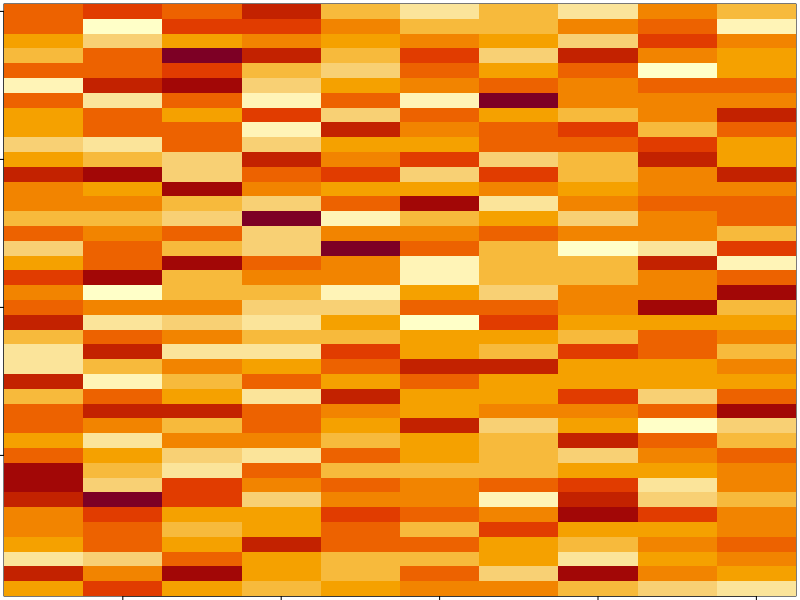
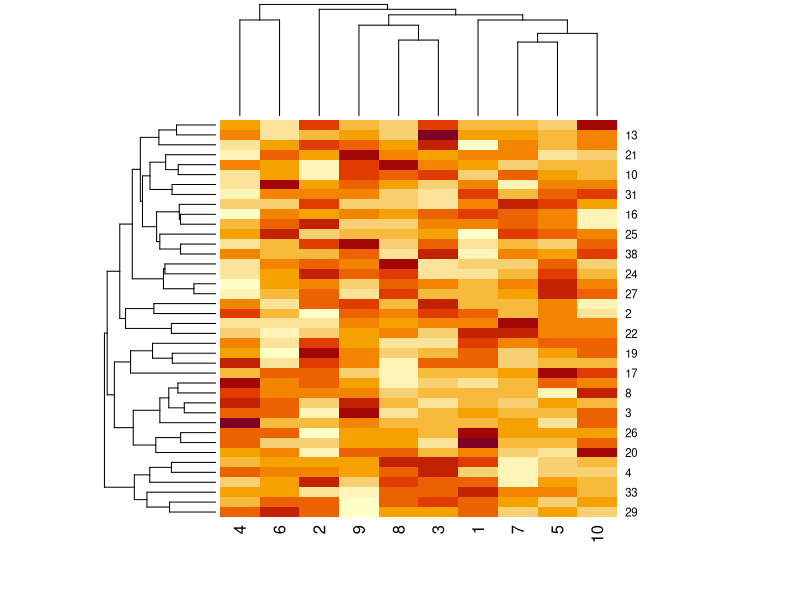
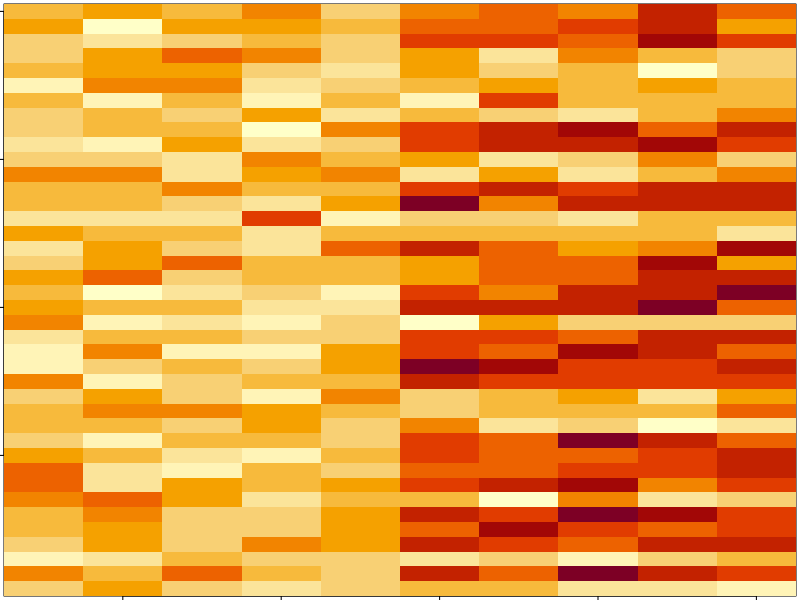
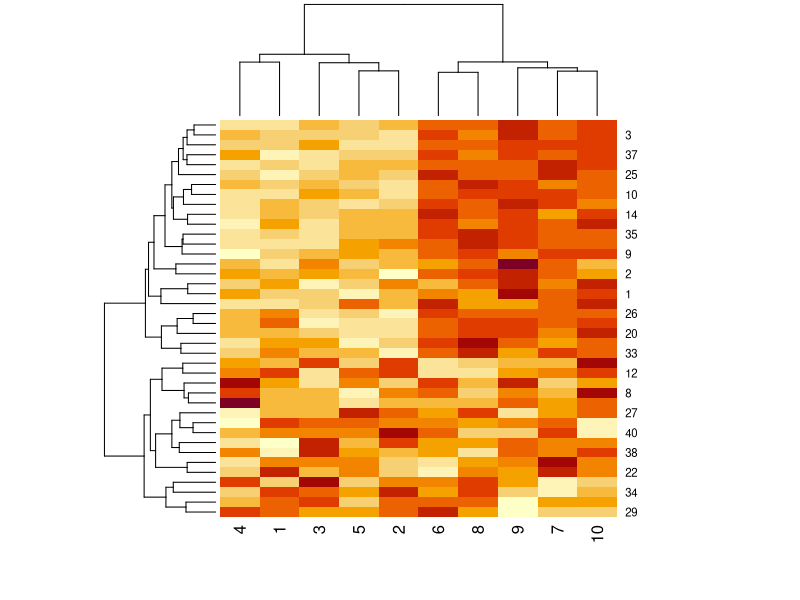
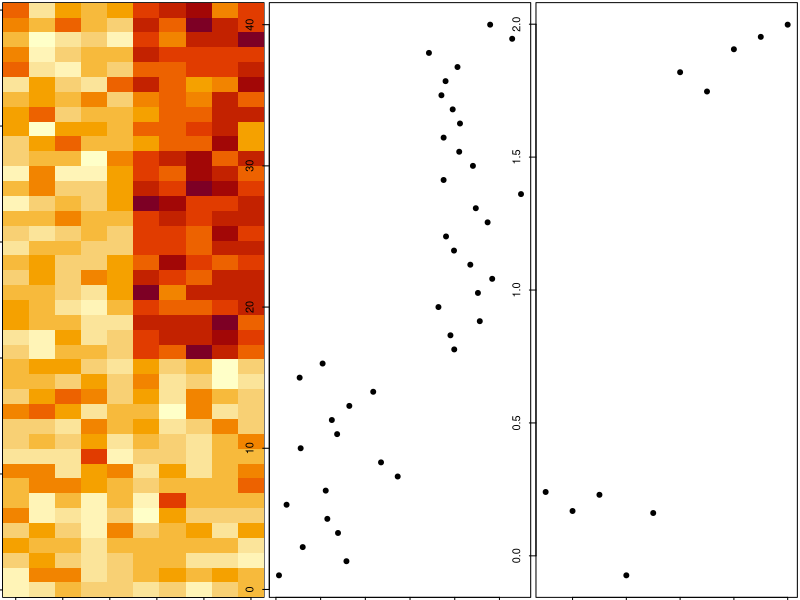
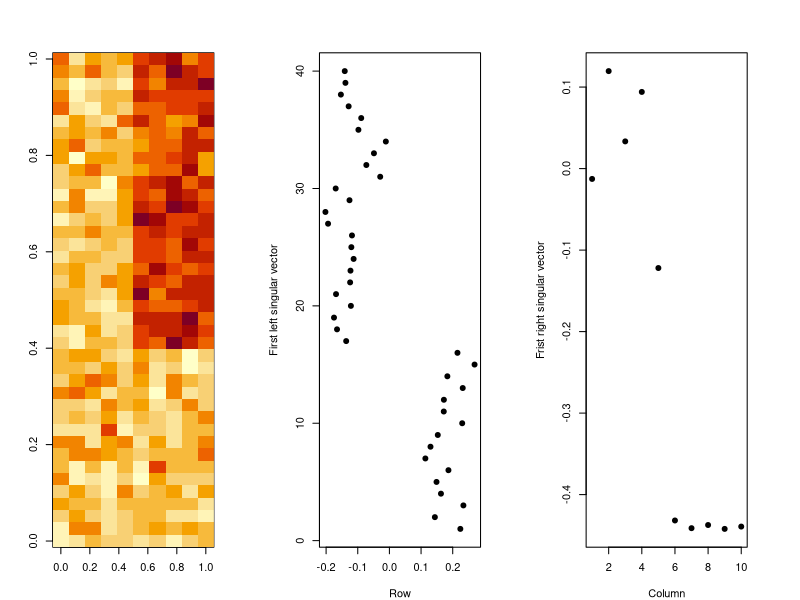
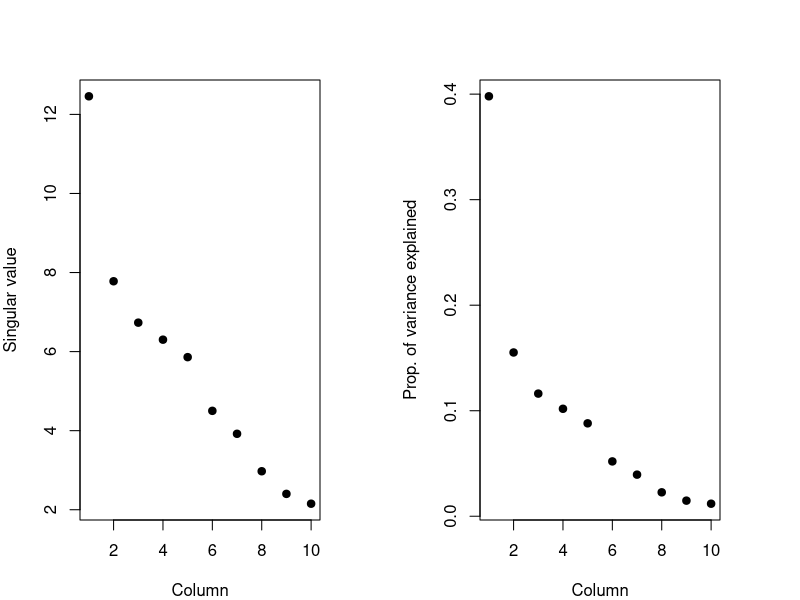
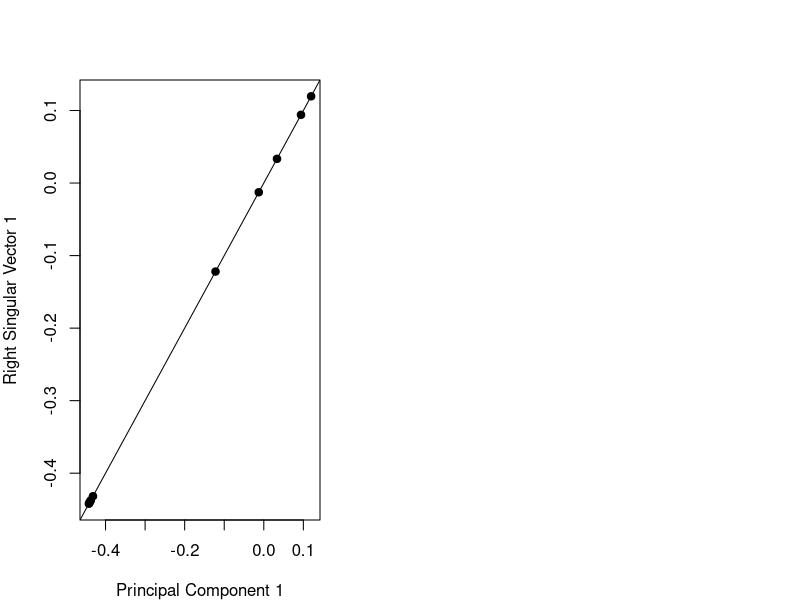

These figures' R source, in order:
## ---- chunk 1
set.seed(12345)
par(mar = rep(0.2, 4))
dataMatrix <- matrix(rnorm(400), nrow=40)
image(1:10, 1:40, t(dataMatrix)[, nrow(dataMatrix):1])
heatmap(dataMatrix)
## ---- chunk 2
set.seed(678910)
for (i in 1:40) {
    # flip a coin
    coinFlip <- rbinom(1, size = 1, prob = 0.5)
    # if coin is heads add a common pattern to that row
    if (coinFlip) {
        dataMatrix[i, ] <- dataMatrix[i, ] + rep(c(0, 3), each = 5)    
    }
}

image(1:10, 1:40, t(dataMatrix)[, nrow(dataMatrix):1])
heatmap(dataMatrix)
## ---- chunk 3
hh <- hclust(dist(dataMatrix))
dataMatrixOrdered <- dataMatrix[hh$order, ]
par(mfrow=c(1, 3))
image(t(dataMatrixOrdered)[, nrow(dataMatrixOrdered):1])
plot(rowMeans(dataMatrixOrdered), 40:1, xlab="Row mean", ylab="Row", pch=19)
plot(colMeans(dataMatrixOrdered), xlab="Column", ylab="Column Mean", pch=19)
## ---- chunk 4
svd1 <- svd(scale(dataMatrixOrdered))
par(mrfrow=c(1, 3), mar=rep(4, 4))
image(t(dataMatrixOrdered)[, nrow(dataMatrixOrdered):1])
plot(svd1$u[, 1], 40:1, xlab="Row", ylab="First left singular vector", pch=19)
plot(svd1$v[, 1], xlab="Column", ylab="Frist right singular vector", pch=19)
## ---- chunk 5
par(mfrow=c(1, 2))
plot(svd1$d, xlab="Column", ylab="Singular value", pch=19)
plot(svd1$d^2/sum(svd1$d^2), xlab="Column", ylab="Prop. of variance explained", pch=19)
## ---- chunk 6
svd1 <- svd(scale(dataMatrixOrdered))
pca1 <- prcomp(dataMatrixOrdered, scale=TRUE)
plot(pca1$rotation[, 1], svd1$v[, 1], pch=19, xlab="Principal Component 1", ylab="Right Singular Vector 1")
abline(c(0, 1))
## ---- chunk 7
constantMatrix <- dataMatrixOrdered*0
for (i in 1:dim(dataMatrixOrdered)[1]) {
    constantMatrix[i, ] = rep(c(0, 1), each=5)
}
svd1 <- svd(constantMatrix)
par(mfrow = c(1, 3))
image(t(constantMatrix)[, nrow(constantMatrix):1])
plot(svd1$d, xlab="Column", ylab="Singular value", pch=19)
plot(svd1$d^2/sum(svd1$d^2), xlab="Column", ylab="Prop. of variance explained", pch=19)
## ---- chunk 8
set.seed(678910)
for (i in 1:40) {
    #flip a coin
    coinFlip1 <- rbinom(1, size=1, prob=0.5)
    coinFlip2 <- rbinom(1, size=1, prob=0.5)
    if (coinFlip1) {
        dataMatrix[i, ] <- dataMatrix[i, ] + rep(c(0, 5), each=5)
    }
    if (coinFlip2) {
        dataMatrix[i, ] <- dataMatrix[i, ] + rep(c(0, 5), 5)
    }
}
hh <- hclust(dist(dataMatrix))
dataMatrixOrdered <- dataMatrix[hh$order, ]
## ---- chunk 9
svd2 <- svd(scale(dataMatrixOrdered))
par(mfrow = c(1, 3))
image(t(dataMatrixOrdered)[, nrow(dataMatrixOrdered):1])
plot(rep(c(0, 1), each=5), pch=19, xlab="Column", ylab="Pattern 1")
plot(rep(c(0, 1), 5), pch=19, xlab="Column", ylab="Pattern 2")
## ---- chunk 10
svd2 <- svd(scale(dataMatrixOrdered))
par(mfrow=c(1, 3))
image(t(dataMatrixOrdered)[, nrow(dataMatrixOrdered):1])
plot(svd2$v[, 1], pch=19, xlab="Column", ylab="First right singular vector")
plot(svd2$v[, 2], pch=19, xlab="Column", ylab="Second right singular vector")
## ---- chunk 11
svd1 <- svd(scale(dataMatrixOrdered))
par(mfrow=c(1, 2))
plot(svd1$d, xlab="Column", ylab="Singular value", pch=19)
plot(svd1$d^2/sum(svd1$d^2), xlab="Column", ylab="Percent of variance explained", pch=19)
